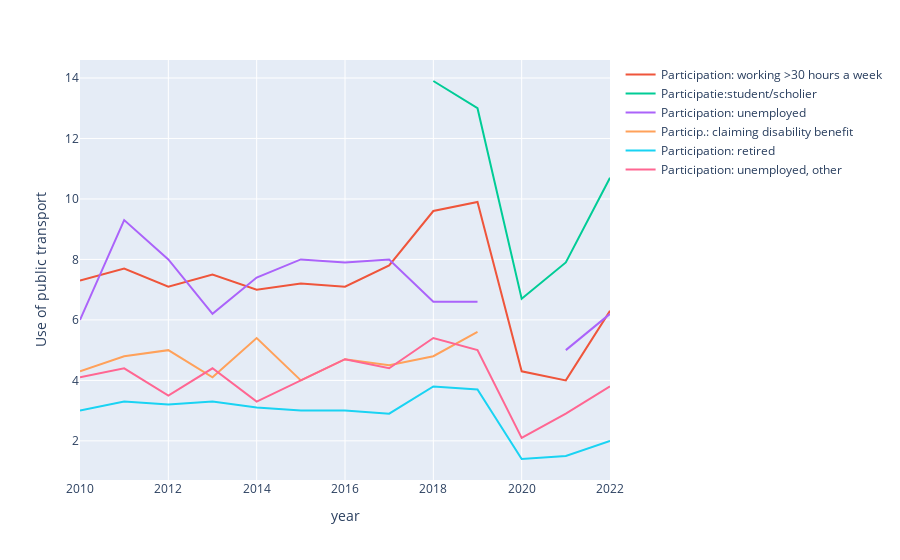

The notebook cell saved with this chart:
### Markdown cell above
Secondly, let's create a line chart for the Use of Public Transport by different groups over the years, and a line chart for the Year-on-Year Difference in the Use of Public Transport.

### Code cell
dict_draw(d, particip, 'Use of public transport')

### Figure 1 — Plotly figure (JSON) as saved in the notebook; plotly's stock layout.template omitted (floating-point values rounded to 4 significant figures)
{"data": [{"hovertemplate": "<extra></extra>", "legendgroup": "", "line": {"color": "#636efa", "dash": "solid"}, "marker": {"symbol": "circle"}, "mode": "lines", "name": "", "orientation": "v", "showlegend": false, "type": "scatter", "xaxis": "x", "yaxis": "y"}, {"mode": "lines", "name": "Participation: working >30 hours a week", "type": "scatter", "x": [2010, 2011, 2012, 2013, 2014, 2015, 2016, 2017, 2018, 2019, 2020, 2021, 2022], "y": [7.3, 7.7, 7.1, 7.5, 7, 7.2, 7.1, 7.8, 9.6, 9.9, 4.3, 4, 6.3]}, {"mode": "lines", "name": "Participatie:student/scholier", "type": "scatter", "x": [2018, 2019, 2020, 2021, 2022], "y": [13.9, 13, 6.7, 7.9, 10.7]}, {"mode": "lines", "name": "Participation: unemployed", "type": "scatter", "x": [2010, 2011, 2012, 2013, 2014, 2015, 2016, 2017, 2018, 2019, 2020, 2021, 2022], "y": [6, 9.3, 8, 6.2, 7.4, 8, 7.9, 8, 6.6, 6.6, null, 5, 6.2]}, {"mode": "lines", "name": "Particip.: claiming disability benefit", "type": "scatter", "x": [2010, 2011, 2012, 2013, 2014, 2015, 2016, 2017, 2018, 2019, 2020, 2021, 2022], "y": [4.3, 4.8, 5, 4.1, 5.4, 4, 4.7, 4.5, 4.8, 5.6, null, null, 3.6]}, {"mode": "lines", "name": "Participation: retired", "type": "scatter", "x": [2010, 2011, 2012, 2013, 2014, 2015, 2016, 2017, 2018, 2019, 2020, 2021, 2022], "y": [3, 3.3, 3.2, 3.3, 3.1, 3, 3, 2.9, 3.8, 3.7, 1.4, 1.5, 2]}, {"mode": "lines", "name": "Participation: unemployed, other", "type": "scatter", "x": [2010, 2011, 2012, 2013, 2014, 2015, 2016, 2017, 2018, 2019, 2020, 2021, 2022], "y": [4.1, 4.4, 3.5, 4.4, 3.3, 4, 4.7, 4.4, 5.4, 5, 2.1, 2.9, 3.8]}], "layout": {"legend": {"tracegroupgap": 0}, "margin": {"t": 60}, "xaxis": {"anchor": "y", "domain": [0, 1], "title": {"text": "year"}}, "yaxis": {"anchor": "x", "domain": [0, 1], "title": {"text": "Use of public transport"}}}}
